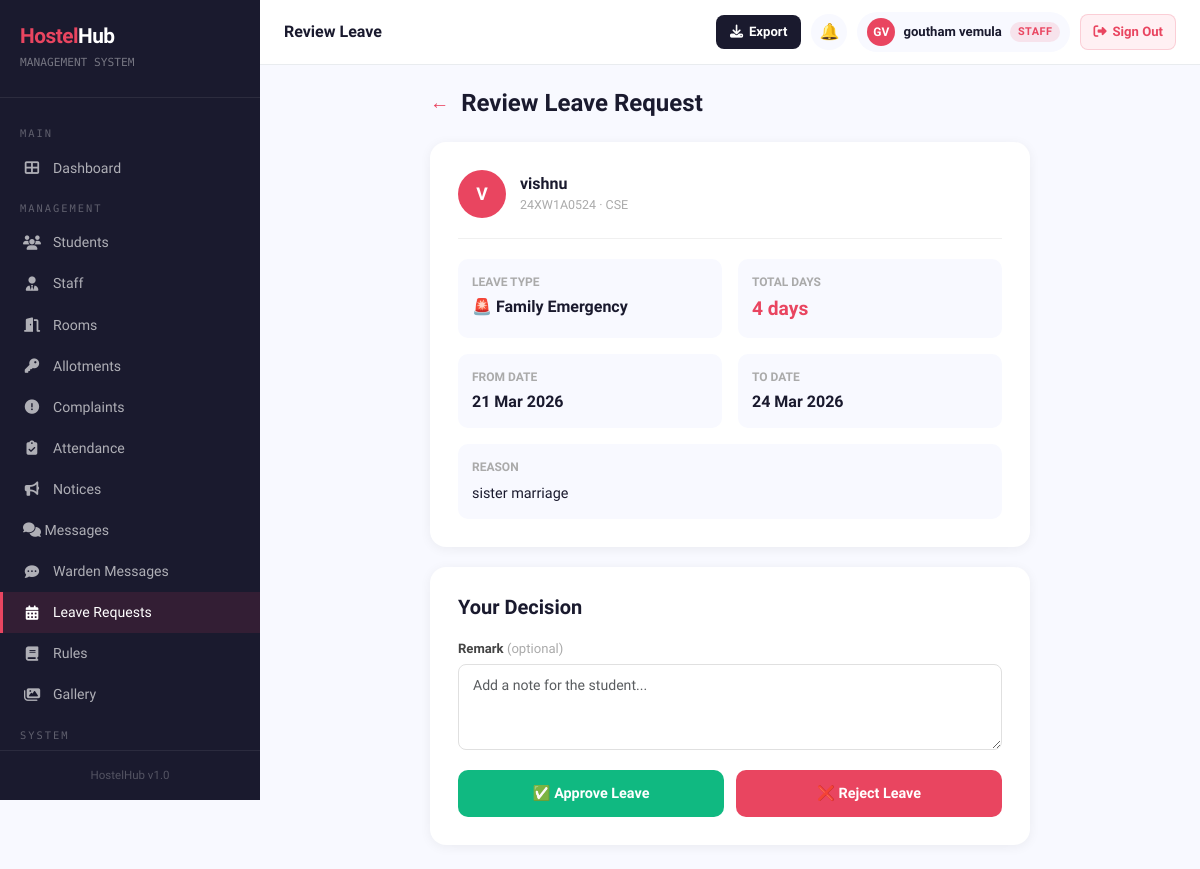
The app's page /leave/1/review/ (signed in) with its own data.
### hostelapp/models.py (models this page shows, shortened)
class LeaveRequest(models.Model):
    LEAVE_TYPES = [
        ('home',      'Home Visit'),
        ('medical',   'Medical/Health'),
        ('emergency', 'Family Emergency'),
        ('festival',  'Festival/Holiday'),
        ('other',     'Other'),
    ]
    STATUS_CHOICES = [
        ('pending',   'Pending'),
        ('approved',  'Approved'),
        ('rejected',  'Rejected'),
        ('cancelled', 'Cancelled'),
    ]
    student      = models.ForeignKey(StudentProfile, on_delete=models.CASCADE, related_name='leave_requests')
    leave_type   = models.CharField(max_length=20, choices=LEAVE_TYPES)
    from_date    = models.DateField()
    to_date      = models.DateField()
    reason       = models.TextField()
    status       = models.CharField(max_length=20, choices=STATUS_CHOICES, default='pending')
    admin_remark = models.TextField(blank=True)
    reviewed_by  = models.ForeignKey(User, on_delete=models.SET_NULL, null=True, blank=True, related_name='reviewed_leaves')
    created_at   = models.DateTimeField(auto_now_add=True)
    updated_at   = models.DateTimeField(auto_now=True)
    class Meta:
        ordering = ['-created_at']
    @property
    def days(self):
        return (self.to_date - self.from_date).days + 1

class StudentProfile(models.Model):
    GENDER_CHOICES = [('M', 'Male'), ('F', 'Female'), ('O', 'Other')]
    user        = models.OneToOneField(User, on_delete=models.CASCADE, related_name='student_profile')
    roll_number = models.CharField(max_length=20, unique=True)
    block       = models.ForeignKey(
        HostelBlock,
        on_delete=models.SET_NULL,
        null=True, blank=True,
        related_name='students'
    )
    hostel_type = models.CharField(
        max_length=10,
        choices=[('boys', 'Boys Hostel'), ('girls', 'Girls Hostel')],
        default='boys'
    )
    phone          = models.CharField(max_length=10)
    gender         = models.CharField(max_length=1, choices=GENDER_CHOICES)
    address        = models.TextField()
    guardian_name  = models.CharField(max_length=100)
    guardian_phone = models.CharField(max_length=10)
    course         = models.CharField(max_length=100)
    year_of_study  = models.PositiveIntegerField(default=1)
    profile_photo  = models.ImageField(upload_to='students/', blank=True, null=True)
    created_at     = models.DateTimeField(auto_now_add=True)

### hostelapp/views.py (the view, shortened to what this page needs)
# urls.py: path('leave/<int:pk>/review/', views.leave_review, name='leave_review'),
@login_required
def leave_review(request, pk):
    if not is_admin(request.user):
        messages.error(request, 'Access denied.')
        return redirect('leave_list')
    leave = get_object_or_404(LeaveRequest, pk=pk)
    return render(request, 'hostelapp/leave_review.html', {'leave': leave})

### hostelapp/templates/hostelapp/leave_review.html (shortened to what this page needs)
{% extends 'hostelapp/base.html' %}
{% block page_title %}Review Leave
{% endblock %}
{% block content %}
<div style="max-width:600px;margin:0 auto;">
    <div style="display:flex;align-items:center;gap:12px;margin-bottom:24px;">
        <a href="{% url 'leave_list' %}" style="color:#e94560;text-decoration:none;font-size:1.2rem;">←</a>
        <h4 style="font-weight:800;color:#1a1a2e;margin:0;">Review Leave Request</h4>
    </div>
    <div style="background:#fff;border-radius:16px;box-shadow:0 2px 12px rgba(0,0,0,0.06);padding:28px;margin-bottom:20px;">
        <div style="display:flex;align-items:center;gap:14px;margin-bottom:20px;padding-bottom:20px;border-bottom:1px solid #f0f0f0;">
            <div style="width:48px;height:48px;border-radius:50%;background:#e94560;display:flex;align-items:center;justify-content:center;color:#fff;font-weight:700;font-size:1.1rem;">
                {{ leave.student.user.first_name|first|upper }}
            </div>
            <div>
                <div style="font-weight:700;color:#1a1a2e;">{{ leave.student.user.get_full_name|default:leave.student.user.username }}</div>
                <div style="font-size:0.78rem;color:#aaa;">{{ leave.student.roll_number }} · {{ leave.student.course }}</div>
            </div>
        </div>
        <div style="display:grid;grid-template-columns:1fr 1fr;gap:16px;margin-bottom:16px;">
            <div style="background:#f8f9ff;border-radius:10px;padding:14px;">
                <div style="font-size:0.75rem;color:#aaa;text-transform:uppercase;font-weight:700;margin-bottom:4px;">Leave Type</div>
                <div style="font-weight:700;color:#1a1a2e;">
                    {% if leave.leave_type == 'home' %}🏠{% elif leave.leave_type == 'medical' %}🏥{% elif leave.leave_type == 'emergency' %}🚨{% elif leave.leave_type == 'festival' %}🎉{% else %}📋{% endif %}
                    {{ leave.get_leave_type_display }}
                </div>
            </div>
            <div style="background:#f8f9ff;border-radius:10px;padding:14px;">
                <div style="font-size:0.75rem;color:#aaa;text-transform:uppercase;font-weight:700;margin-bottom:4px;">Total Days</div>
                <div style="font-weight:700;color:#e94560;font-size:1.2rem;">{{ leave.days }} day{{ leave.days|pluralize }}</div>
            </div>
            <div style="background:#f8f9ff;border-radius:10px;padding:14px;">
                <div style="font-size:0.75rem;color:#aaa;text-transform:uppercase;font-weight:700;margin-bottom:4px;">From Date</div>
                <div style="font-weight:700;color:#1a1a2e;">{{ leave.from_date|date:"d M Y" }}</div>
            </div>
            <div style="background:#f8f9ff;border-radius:10px;padding:14px;">
                <div style="font-size:0.75rem;color:#aaa;text-transform:uppercase;font-weight:700;margin-bottom:4px;">To Date</div>
                <div style="font-weight:700;color:#1a1a2e;">{{ leave.to_date|date:"d M Y" }}</div>
            </div>
        </div>
        <div style="background:#f8f9ff;border-radius:10px;padding:14px;">
            <div style="font-size:0.75rem;color:#aaa;text-transform:uppercase;font-weight:700;margin-bottom:6px;">Reason</div>
            <div style="color:#1a1a2e;font-size:0.9rem;line-height:1.6;">{{ leave.reason }}</div>
        </div>
    </div>
    <div style="background:#fff;border-radius:16px;box-shadow:0 2px 12px rgba(0,0,0,0.06);padding:28px;">
        <h5 style="font-weight:700;color:#1a1a2e;margin-bottom:20px;">Your Decision</h5>
        <form method="post">
            <div style="margin-bottom:20px;">
                <label style="font-weight:700;font-size:0.82rem;color:#444;margin-bottom:6px;display:block;">
                    Remark <span style="color:#aaa;font-weight:400;">(optional)</span>
                </label>
                <textarea name="admin_remark" class="form-control" rows="3"
                          placeholder="Add a note for the student..."></textarea>
            </div>
            <div style="display:flex;gap:12px;">
                <button type="submit" name="action" value="approved"
                    style="flex:1;background:#10b981;color:#fff;border:none;border-radius:10px;
                           padding:13px;font-weight:700;font-size:0.9rem;cursor:pointer;">
                    ✅ Approve Leave
                </button>
                <button type="submit" name="action" value="rejected"
                    style="flex:1;background:#e94560;color:#fff;border:none;border-radius:10px;
                           padding:13px;font-weight:700;font-size:0.9rem;cursor:pointer;">
                    ❌ Reject Leave
                </button>
            </div>
        </form>
    </div>
</div>
{% endblock %}

### hostelapp/templates/hostelapp/base.html (shortened to what this page needs)
<!DOCTYPE html>
<html lang="en">
<head>
    <link href="https://cdn.jsdelivr.net/npm/bootstrap@5.3.0/dist/css/bootstrap.min.css" rel="stylesheet">
    <link href="https://cdnjs.cloudflare.com/ajax/libs/font-awesome/6.4.0/css/all.min.css" rel="stylesheet">
</head>
<body>
{% if user.is_authenticated %}
<div class="sidebar" id="sidebar">
    <div class="sidebar-brand">
        <h4><span>Hostel</span>Hub</h4>
        <small>MANAGEMENT SYSTEM</small>
    </div>
    <nav class="sidebar-nav">
        <div class="nav-section-label">Main</div>
        <a href="{% url 'dashboard' %}" class="{% if request.resolver_match.url_name == 'dashboard' %}active{% endif %}">
            <i class="fas fa-th-large"></i> Dashboard
        </a>
        {% if user.is_staff or user.is_superuser or perms.hostelapp.change_room or perms.hostelapp.add_roomallotment or perms.hostelapp.change_complaint or perms.hostelapp.view_studentprofile %}
        {% if user.is_superuser %}
        <div class="nav-section-label">Management</div>
        <a href="{% url 'student_list' %}" class="{% if 'student' in request.resolver_match.url_name %}active{% endif %}">
            <i class="fas fa-users"></i> Students
        </a>
        <a href="{% url 'staff_list' %}" class="{% if 'staff' in request.resolver_match.url_name %}active{% endif %}">
            <i class="fas fa-user-tie"></i> Staff
        </a>
        <a href="{% url 'room_list' %}" class="{% if 'room' in request.resolver_match.url_name %}active{% endif %}">
            <i class="fas fa-door-open"></i> Rooms
        </a>
        <a href="{% url 'allotment_list' %}" class="{% if 'allotment' in request.resolver_match.url_name %}active{% endif %}">
            <i class="fas fa-key"></i> Allotments
        </a>
        <a href="{% url 'complaint_list' %}" class="{% if 'complaint' in request.resolver_match.url_name %}active{% endif %}">
            <i class="fas fa-exclamation-circle"></i> Complaints
        </a>
        <a href="{% url 'attendance_list' %}" {% if request.resolver_match.url_name == 'attendance_list' or request.resolver_match.url_name == 'attendance_report' %}class="active"{% endif %}>
            <i class="fas fa-clipboard-check"></i> Attendance
        </a>
        <a href="{% url 'notice_list' %}" class="{% if 'notice' in request.resolver_match.url_name %}active{% endif %}">
            <i class="fas fa-bullhorn"></i> Notices
        </a>
        <a href="{% url 'inbox' %}" class="{% if request.resolver_match.url_name == 'inbox' or request.resolver_match.url_name == 'chat' %}active{% endif %}" style="justify-content:space-between;">
            <span><i class="fas fa-comments"></i> Messages</span>
        </a>
        <a href="{% url 'warden_inbox' %}" class="{% if request.resolver_match.url_name == 'warden_inbox' or request.resolver_match.url_name == 'warden_chat' %}active{% endif %}">
            <i class="fas fa-comment-dots"></i> Warden Messages
        </a>
        <a href="{% url 'leave_list' %}" class="{% if 'leave' in request.resolver_match.url_name %}active{% endif %}">
            <i class="fas fa-calendar-alt"></i> Leave Requests
        </a>
        <a href="{% url 'rules_list' %}" class="{% if 'rule' in request.resolver_match.url_name %}active{% endif %}">
            <i class="fas fa-book"></i> Rules
        </a>
        <a href="{% url 'gallery' %}" class="{% if 'gallery' in request.resolver_match.url_name %}active{% endif %}">
            <i class="fas fa-images"></i> Gallery
        </a>
        <div class="nav-section-label">System</div>
        {% endif %}
        {% endif %}
    </nav>
    <div class="sidebar-footer">
        <div style="font-size:0.72rem;color:rgba(255,255,255,0.25);text-align:center;">HostelHub v1.0</div>
    </div>
</div>
<div class="main-content">
    <div class="topbar">
        <div class="topbar-left">
            <h5>{% block page_title %}Dashboard{% endblock %}</h5>
        </div>
        <div class="topbar-right">
            {% if user.is_authenticated and user.is_staff or user.is_authenticated and user.is_superuser %}
            <button class="export-topbar-btn" onclick="document.getElementById('exportModal').style.display='flex'" title="Export Data">
                <i class="fas fa-download"></i>
                <span class="btn-label">Export</span>
            </button>
            {% endif %}
            <div style="position:relative;">
                <a href="{% url 'notifications_list' %}" class="topbar-icon-btn" title="Notifications">🔔</a>
            </div>
            {% if user.is_authenticated and not user.is_staff and not user.is_superuser %}
            <a href="{% url 'profile' %}" style="text-decoration:none;">
            {% else %}
            <a href="{% url 'admin_profile' %}" style="text-decoration:none;">
            {% endif %}
                <div class="user-badge">
                    {% if user.is_authenticated and not user.is_staff and not user.is_superuser %}
                        {% with profile=user.student_profile %}
                        {% if profile.profile_photo %}
                        <img src="{{ profile.profile_photo.url }}" style="width:28px;height:28px;border-radius:50%;object-fit:cover;border:2px solid #e94560;">
                        {% else %}
                        <div class="avatar">{{ user.first_name|first|upper }}{{ user.last_name|first|upper }}</div>
                        {% endif %}
                        {% endwith %}
                    {% else %}
                    <div class="avatar">{{ user.first_name|first|upper }}{{ user.last_name|first|upper }}</div>
                    {% endif %}
                    <span class="user-name">{{ user.get_full_name|default:user.username }}</span>
                    {% if user.is_staff or user.is_superuser %}
                    <span class="badge-admin hide-mobile">Staff</span>
                    {% endif %}
                </div>
            </a>
            <form method="post" action="{% url 'logout' %}" style="margin:0;">
                <button type="submit"
                   style="display:flex;align-items:center;gap:6px;background:#fff0f3;color:#e94560;
                          padding:7px 12px;border-radius:8px;font-size:0.82rem;cursor:pointer;
                          font-weight:700;border:1.5px solid rgba(233,69,96,0.2);transition:all 0.2s;
                          flex-shrink:0;font-family:'Sora',sans-serif;"
                   onmouseover="this.style.background='#e94560';this.style.color='#fff'"
                   onmouseout="this.style.background='#fff0f3';this.style.color='#e94560'">
                    <i class="fas fa-sign-out-alt"></i>
                    <span class="signout-text">Sign Out</span>
                </button>
            </form>
        </div>
    </div>
    <div class="content-area">
        {% block content %}{% endblock %}
    </div>
</div>
{% else %}
{% block public_content %}{% endblock %}
{% endif %}
</body>
</html>

### records on screen
LeaveRequest: student.user.first_name|first "V", student.user.get_full_name "vishnu", student.roll_number "24XW1A0524", student.course "CSE", leave_type "Family Emergency", days "4", from_date "21 Mar 2026", to_date "24 Mar 2026", reason "sister marriage"

### other values on screen
{{ user.first_name|first|upper }} "G"
{{ user.last_name|first|upper }} "V"
{{ user.get_full_name|default:user.username }} "goutham vemula"
